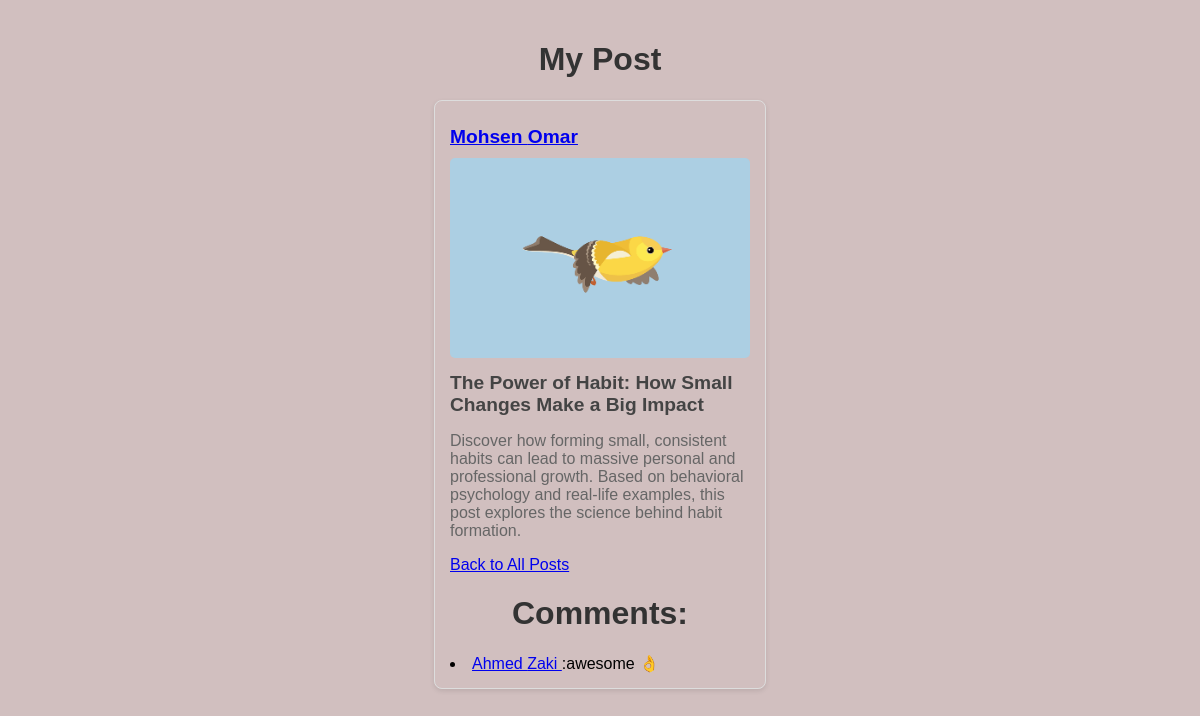
/posts/1, run on the app's committed database.
### my_posts/models.py (models this page shows, shortened)
class Post(models.Model):
    title = models.CharField(max_length=255)
    image = models.ImageField(upload_to='posts/images/', blank=True, null=True)
    content = models.TextField()
    author = models.ForeignKey(Author, on_delete=models.PROTECT, related_name='posts')
    created_at = models.DateTimeField(auto_now_add=True)

class Author(models.Model):
    first_name = models.CharField(max_length=255)
    last_name = models.CharField(max_length=255)
    email = models.EmailField()
    password = models.CharField(max_length=255)

class Comment(models.Model):
    post = models.ForeignKey(Post, related_name='comments', on_delete=models.CASCADE)
    content = models.TextField()
    posted_by = models.OneToOneField(Author, on_delete=models.CASCADE)
    created_at = models.DateTimeField(auto_now_add=True)

### my_posts/views.py (the view)
# urls.py: path('<int:post_id>', views.post_by_id),
def post_by_id(request, post_id):
    post = Post.objects.filter(pk=post_id).first()
    if post is None:
        return HttpResponseNotFound(f"Post #{post_id} not found")
    return render(request, "posts/post.html", {
        'post': post,
        'comments': post.comments.all(),
    })

### my_posts/templates/posts/post.html (shortened to what this page needs)
{% extends "shared/base.html" %}
{% load static %}
{% block css_file %}
    <link rel="stylesheet" href="{% static 'posts/style.css' %}">
{% endblock css_file %}
{% block content %}
    <h1>My Post</h1>
    <div class="posts-container">
        <div class="post-card">
            <h2 class="post-title">
                <a href="/posts/author/{{ post.author.id }}">
                    {{ post.author.first_name }} {{ post.author.last_name }}
                </a>
            </h2>
            <img src="{{ post.image.url }}" alt="{{ post.title }}">
            <h2 class="post-title">{{ post.title }}</h2>
            <p class="post-content">{{ post.content }}</p>
            <p><a href="{% url 'posts_index' %}">Back to All Posts</a></p>
            {% if comments %}
                <h1>Comments:</h1>
            {% endif %}
            {% for comment in comments %}
                <li>
                    <span>
                        <a href="/posts/author/{{ comment.posted_by.id }}">
                            {{ comment.posted_by.first_name }} {{ comment.posted_by.last_name}}
                        </a>
                    </span>
                    <span>:{{ comment.content }}</span>
                </li>
            {% endfor %}
        </div>
    </div>
{% endblock content %}

### my_posts/static/posts/style.css (style rules this page uses)
body { font-family: Arial, sans-serif; max-width: 1200px; margin: 0 auto; padding: 20px; }
h1 { text-align: center; color: #333; }
.posts-container { display: flex; flex-wrap: wrap; justify-content: space-around; gap: 20px; }
.post-card { border: 1px solid #ddd; border-radius: 8px; padding: 15px; width: 300px; box-shadow: 0 2px 5px rgba(0,0,0,0.1); }
.post-card img { width: 100%; height: 200px; object-fit: cover; border-radius: 5px; }
.post-title { font-size: 1.2rem; margin: 10px 0; color: #444; }
.post-content { color: #666; }

### static/styles.css (style rules this page uses)
body { background-color: #d1bfbf; }

### data on the page
Post: author.first_name "Mohsen", author.last_name "Omar", image (picture), title "The Power of Habit: How Small Changes Make a Big Impact", content "Discover how forming small, consistent habits can lead to massive personal and professional growth. Based on behavioral psychology and real-life examples, this post explores the science behind habit formation."
Comment: posted_by.first_name "Ahmed", posted_by.last_name "Zaki", content "awesome 👌"
